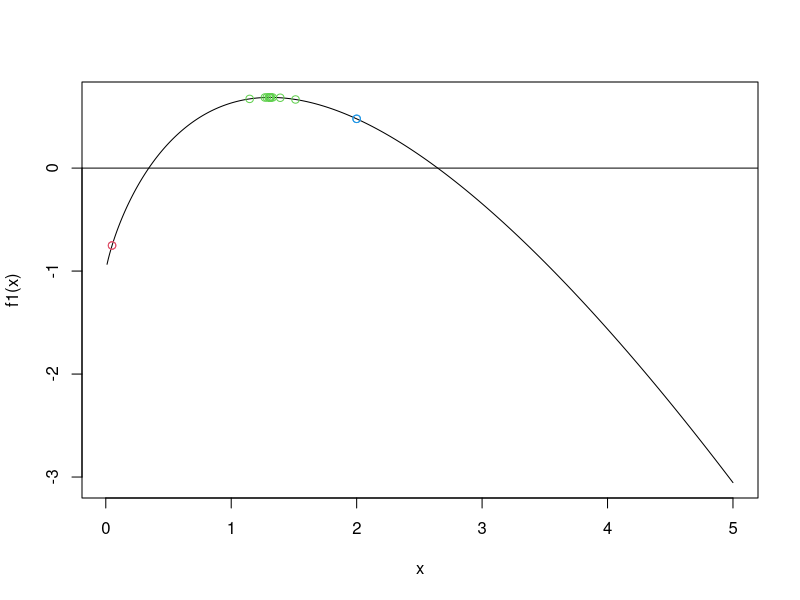

Write the R code that produced this figure. (Note: this script raises an error after producing the figure.)
f1<-function(x) x-x*log(x)-exp(-x)

x<-seq(0.01,5,0.01)
plot(x,f1(x),type='l')
abline(h=0)

gs2<-function(FUN,xi,xd,xm=NULL,tol=1e-5,maxiter=1000,trace=TRUE){
  amplitud<-Inf
  if(is.null(xm)) xm<-(xi+xd)/(1+1)
  fi<-FUN(xi)
  fd<-FUN(xd)
  fm<-FUN(xm)
  points(xi,fi,col=2)
  points(xd,fd,col=4)
  iter<-1
  while(amplitud>tol & iter<maxiter){
    if(xd-xm > xm-xi){
      xk<-xm+(xd-xm)/(1+1)
      fk<-FUN(xk)
      if(fk>=fm) {
        xi<-xm; fi<-fm
        xm<-xk; fm<-fk
      } else {
        xd<-xk; fd<-fk
      }
    } else {
      xk<-xm-(xm-xi)/(1+1)
      fk<-FUN(xk)
      if(fk>=fm) {
        xd<-xm; fd<-fm
        xm<-xk; fm<-fk
      } else {
        xi<-xk; fi<-fk
      }			
    }
    iter<-iter+1
    amplitud <-xd-xi
    points(xk,fk,col=3)
    if(trace) cat('La amplitud del intervalo es',amplitud,'\n')
 #   print(xk) 
  }
  if(iter==maxiter) cat('Se alcanzo el numero maximo de iteraciones','\n')
  
  salida<-list(x_max=xm, fx_max=fm, iter=iter,amplitud=amplitud)
  return(salida)
}


out1<-gs2(f1,0.05,2)

gsr<-function(FUN,xi,xd,xm=NULL,tol=1e-5,maxiter=1000,trace=TRUE){
  amplitud<-Inf
  #set.seed(1234)
  xm<-xm+runif(1)*(xd-xm)
  fi<-FUN(xi)
  fd<-FUN(xd)
  fm<-FUN(xm)
  points(xi,fi,col=2)
  points(xd,fd,col=4)
  iter<-1
  while(amplitud>tol & iter<maxiter){
    if(xd-xm > xm-xi){
      xk<-xi+runif(1)*(xd-xi)
      fk<-FUN(xk)
      if(fk>=fm) {
        xi<-xm; fi<-fm
        xm<-xk; fm<-fk
      } else {
        xd<-xk; fd<-fk
      }
    } else {
      xk<-xm-runif(1)*(xm-xi)
      fk<-FUN(xk)
      if(fk>=fm) {
        xd<-xm; fd<-fm
        xm<-xk; fm<-fk
      } else {
        xi<-xk; fi<-fk
      }			
    }
    iter<-iter+1
    amplitud <-xd-xi
    points(xk,fk,col=3)
    if(trace) cat('La amplitud del intervalo es',amplitud,'\n')
  print(xk)  
  }
  if(iter==maxiter) cat('Se alcanzo el numero maximo de iteraciones','\n')
  
  salida<-list(x_max=xm, fx_max=fm, iter=iter,amplitud=amplitud)
  return(salida)
}

out2<-gsr(f1,0.05,2)


gs<-function(FUN,xi,xd,tol=1e-5,maxiter=1000,trace=TRUE){
  amplitud<-Inf
  ro<-(1+sqrt(5))/2
  #	if(is.null(xm)) xm<-xi+(xd-xi)/(1+ro)
  xm<-xi+(xd-xi)/(1+ro)
  fi<-FUN(xi)
  fd<-FUN(xd)
  fm<-FUN(xm)
  points(xi,fi,col=2)
  points(xd,fd,col=4)
  iter<-1
  while(amplitud>tol & iter<maxiter){
    if(xd-xm > xm-xi){
      xk<-xm+(xd-xm)/(1+ro)
      fk<-FUN(xk)
      if(fk>=fm) {
        xi<-xm; fi<-fm
        xm<-xk; fm<-fk
      } else {
        xd<-xk; fd<-fk
      }
    } else {
      xk<-xm-(xm-xi)/(1+ro)
      fk<-FUN(xk)
      if(fk>=fm) {
        xd<-xm; fd<-fm
        xm<-xk; fm<-fk
      } else {
        xi<-xk; fi<-fk
      }			
    }
    iter<-iter+1
    amplitud <-xd-xi
    points(xk,fk,col=3)
    if(trace) cat('La amplitud del intervalo es',amplitud,'\n')
  print(xk)  
  }
  if(iter==maxiter) cat('Se alcanzo el numero maximo de iteraciones','\n')
  
  salida<-list(x_max=xm, fx_max=fm, iter=iter,amplitud=amplitud)
  return(salida)
}
out3<-gs(f1,0.05,2)
